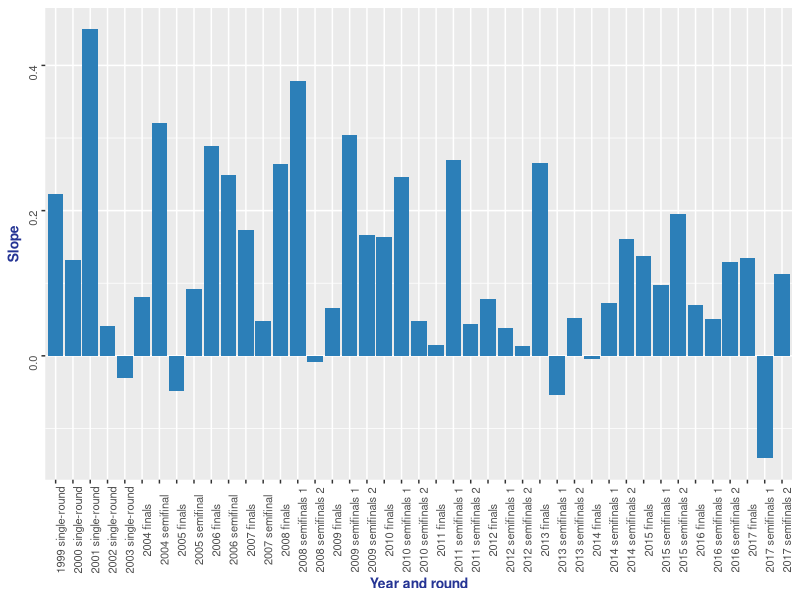

Reproduce this figure in R.
options(digits=2)

library(data.table)
library(ggplot2)
library(MASS)
library(RColorBrewer)

rm(list=ls())
d <- data.table(read.csv('dataset.csv', sep=";",stringsAsFactors=F))

d <- d[,.(order,country,artist,title,language,position,score,maxpoints,voters,
          participants = length(order),
          rOrder = order/length(order),
          rPosition=position/length(position),
          rScore=score/(maxpoints*(voters-1)),
          mScore=score/(maxpoints*(voters-1))-mean(score/(maxpoints*(voters-1)))),
       by=.(year,type)]
d <- d[,rLogScore:=log((rScore+1))]

######################################
### Ranking ##########################
######################################

i <- data.table(d[order(-rScore)])
i$type <- gsub("semifina.*","semifinal",i$type)
i <- i[position==1&type %in% c('single-round','finals')]
z <- ggplot(i,aes(x=paste0(round(rScore,4)*100,"% - ",year," - ",artist," - ",country," "),y=rScore)) +
    geom_bar(stat="identity", fill="#2c7fb8") +
    coord_flip() +
    xlab("") +
    ylab("% of maximum score") +
    theme(axis.title = element_text(face="bold", colour="#253494", size=10),
          axis.text  = element_text(vjust=0.5, size=8),
          legend.position="none")

y <- ggplot(d[type=='finals'&year==2017],aes(x=order,y=score)) +
    geom_bar(stat="identity", fill="#2c7fb8") +
    geom_smooth(method="lm", se=F,formula=y~x,colour="#000000") +
    geom_text(aes(label = country), size = 3,angle=90) +
    xlab("") +
    ylab("Points") +
    theme(axis.title = element_text(face="bold", colour="#253494", size=10),
          axis.text  = element_text(vjust=0.5, angle=90,size=8),
          legend.position="none") +
    scale_x_continuous(breaks=seq(1,26))

######################################
### Ranking ##########################
######################################

fitPoly <- with(d,lm(rPosition ~ poly(rOrder,2,raw=T)))
sumFitPoly <- summary(fitPoly)

fitLin <- with(d,lm(rPosition ~ rOrder))
sumFitLin <- summary(fitLin)

p <- ggplot(d,aes(x=rOrder,y=rPosition)) + 
    # geom_point(alpha=5/10,shape=21,fill='#a1dab4', size=5) +
    geom_count(alpha=8/10,shape=21,fill='#a1dab4') +
    # geom_bin2d(binwidth=c(0.1,0.1)) +
    geom_smooth(method="lm", se=T,formula=y~x,colour="#2c7fb8") +
    xlab("Order (relative to # contestants)") +
    ylab("Position (relative to # contestants)") +
    theme(axis.title = element_text(face="bold", colour="#253494", size=10),
          axis.text  = element_text(angle=90, vjust=0.5, size=8),
          legend.position="none")

######################################
### Scoring ##########################
######################################

fitPoly2 <- with(d,lm(rScore ~ poly(rOrder,2,raw=T)))
sumFitPoly2 <- summary(fitPoly2)

fitLin2 <- with(d,lm(rScore ~ rOrder))
sumFitLin2 <- summary(fitLin2)

q <- ggplot(d,aes(x=rOrder,y=rScore,fill=rPosition)) +
    geom_point(alpha=0.2,shape=21, size=5) +
    geom_smooth(method="lm", se=F, fill=NA, formula=y~x,colour="#2c7fb8") +
    scale_fill_continuous(low="#a1dab4",high="#2c7fb8") +
    xlab("Order (relative to # contestants)") +
    ylab("% of maximum score") +
    theme(axis.title = element_text(face="bold", colour="#253494", size=10),
          axis.text  = element_text(angle=90, vjust=0.5, size=8),
          legend.position="none")

######################################
### Countries ########################
######################################

e <- d[,.(count=length(order)),by=country]
e <- e[count>=10]
h <- d[country %in% e$country]
r <- ggplot(h,aes(x=rOrder,y=rScore,fill=rPosition)) +
    geom_point(alpha=0.2,shape=21, size=5) +
    geom_smooth(method="lm", se=F, fill=NA, formula=y~x,colour="#2c7fb8") +
    scale_fill_continuous(low="#a1dab4",high="#2c7fb8") +
    xlab("Order (relative to # contestants)") +
    ylab("% of maximum score") +
    theme(axis.title = element_text(face="bold", colour="#253494", size=10),
          axis.text  = element_text(angle=90, vjust=0.5, size=8),
          legend.position="none") + 
    facet_wrap(~ country,ncol=7)

f <- d[,.(rico=summary(lm(rScore~rOrder))$coefficients[2]),by=country]
f <- f[country %in% e$country]
f <- f[order(-rico)]

######################################
### Years ############################
######################################

g <- d[,.(contestants=length(unique(country)),rico=summary(lm(rScore~rOrder))$coefficients[2]),by=.(year,type)]
g <- g[order(-rico)]
s <- ggplot(g,aes(x=paste(year,type),y=rico)) + 
    geom_bar(stat="identity",fill="#2c7fb8") +
    theme(axis.title = element_text(face="bold", colour="#253494", size=10),
          axis.text  = element_text(angle=90, vjust=0.5, size=8),
          legend.position="none") +
    xlab("Year and round") +
    ylab("Slope")

print(s)
####################################################
# Link between # participants and recency effect? ##
####################################################

summary(lm(g$rico~g$contestants))

####################################################
# Bootstrapped hypothesis test #####################
####################################################

bStrapMeanDiff <- function(d1,d2) {
    d1s <- sample(d1,replace=T)
    d2s <- sample(d2,replace=T)
    dMeanDiff <- mean(d1s) - mean(d2s)
}

# General
d <- d[order(rOrder)]
dFirstHalf <- d[1:floor(nrow(d)/2)]$rScore
dSecondHalf <- d[(floor(nrow(d))/2+1):nrow(d)]$rScore

dMeanDiffs <- replicate(1000,bStrapMeanDiff(dSecondHalf,dFirstHalf))
# hist(dMeanDiffs)
dq <- quantile(dMeanDiffs,c(0.025,0.975))
print(dq)
# qnorm(c(0.025,0.975),mean=mean(dMeanDiffs),sd=sd(dMeanDiffs))
